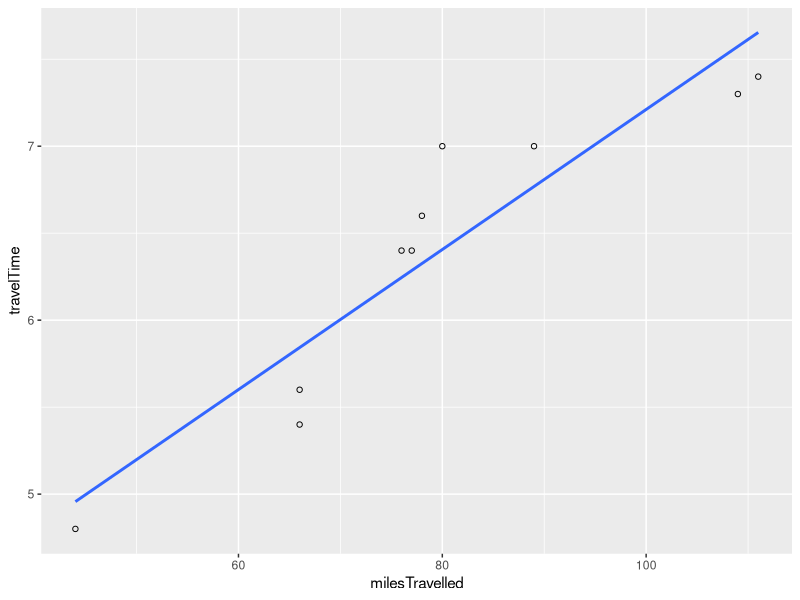
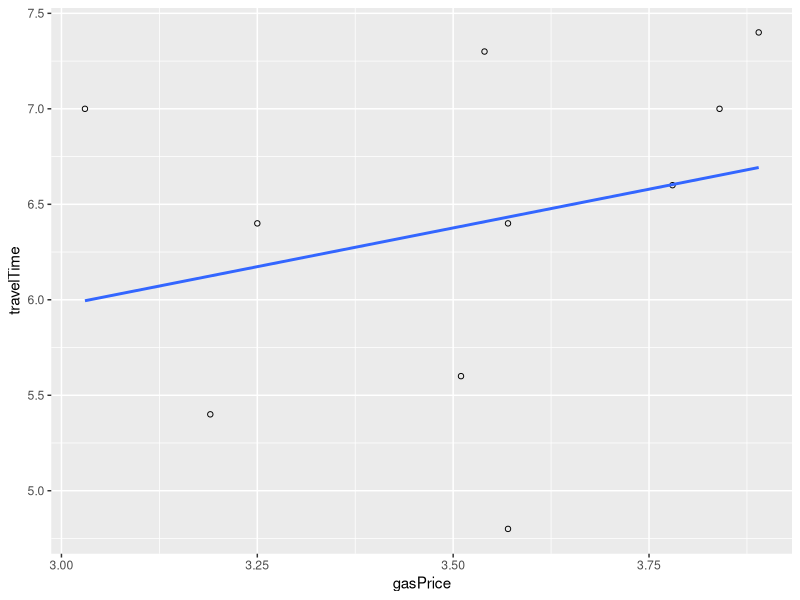
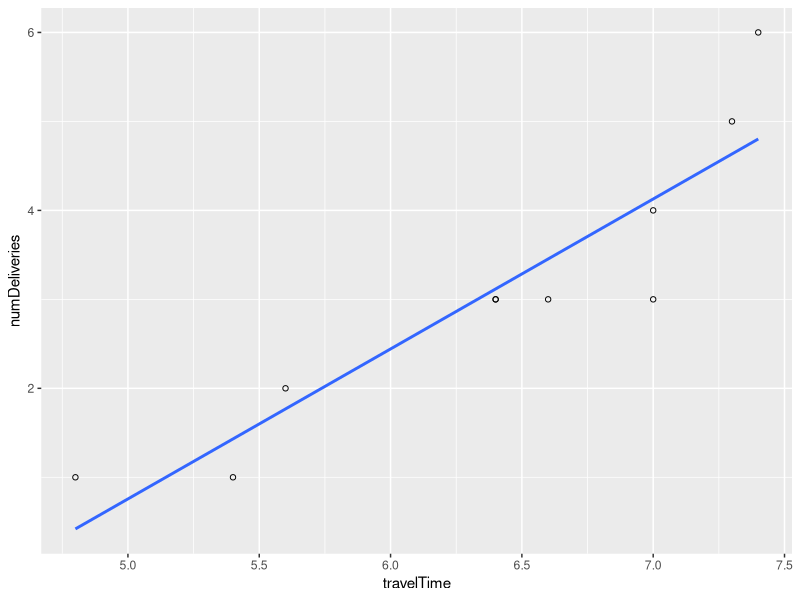
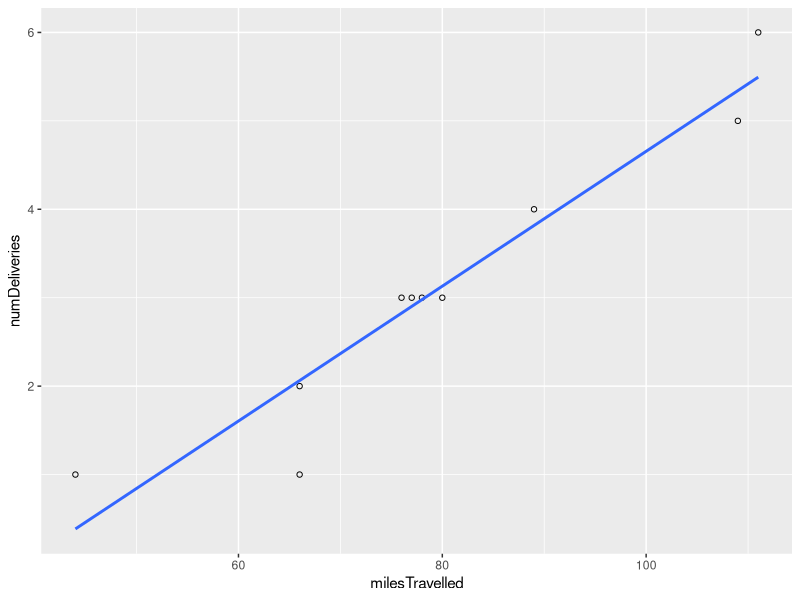
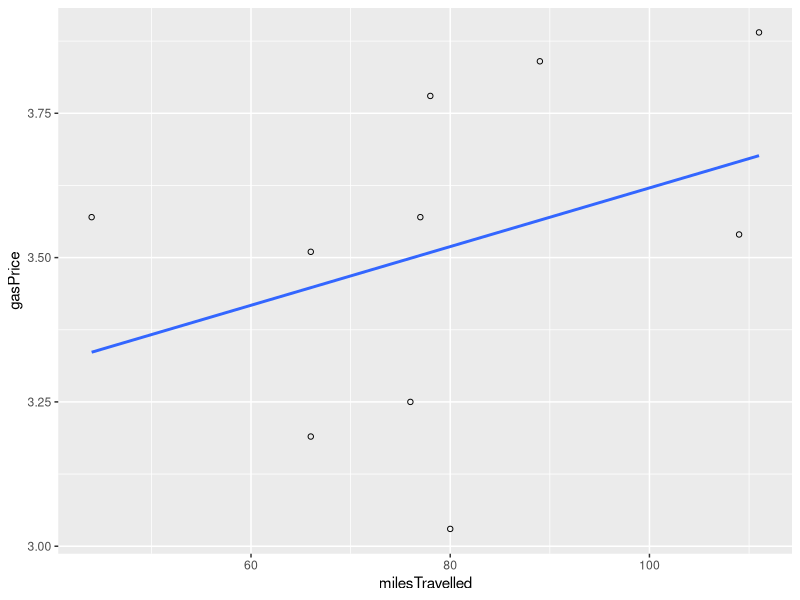
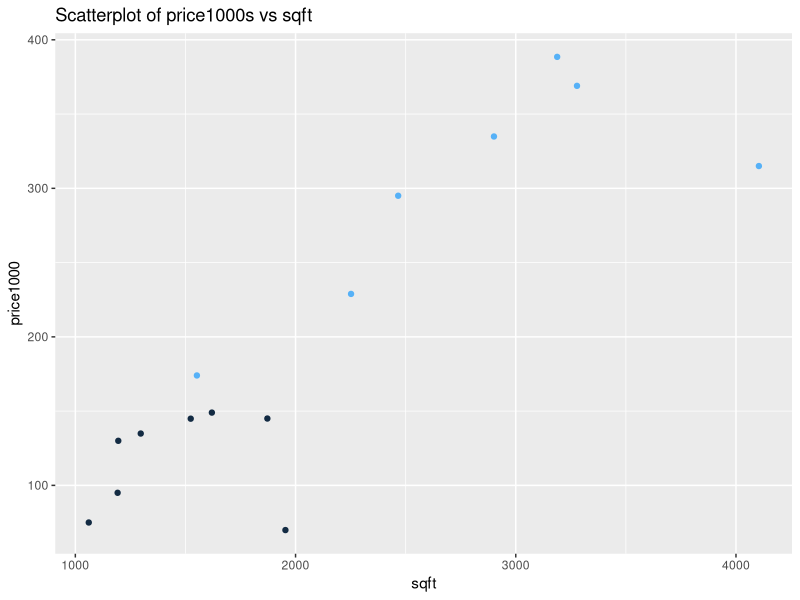

R code for these plots, in order:
## ---- chunk 1
library(tidyverse)
library("Hmisc")
library(car)
## ---- chunk 2
tribble(
  ~milesTravelled, ~numDeliveries,  ~travelTime,
  89, 4, 7,
  66, 1, 5.4,
  78, 3, 6.6,
  111, 6, 7.4,
  44, 1, 4.8,
  77, 3, 6.4,
  80, 3, 7,
  66, 2, 5.6,
  109, 5, 7.3,
  76, 3, 6.4)

# milesTravelled = X1
# numDeliveries = X2
# travelTime = Y
## ---- chunk 3
dat <- tribble(
  ~milesTravelled, ~numDeliveries,  ~travelTime, ~gasPrice,
  89, 4, 7, 3.84,
  66, 1, 5.4, 3.19,
  78, 3, 6.6, 3.78,
  111, 6, 7.4, 3.89,
  44, 1, 4.8, 3.57,
  77, 3, 6.4, 3.57,
  80, 3, 7, 3.03,
  66, 2, 5.6, 3.51,
  109, 5, 7.3, 3.54,
  76, 3, 6.4, 3.25)

# milesTravelled = X1
# numDeliveries = X2
# travelTime = Y
# gasPrice = X3
## ---- chunk 4
ggplot(dat, aes(x=milesTravelled, y=travelTime)) +
    geom_point(shape=1) +    # Use hollow circles
    geom_smooth(method=lm,   # Add linear regression line
                se=FALSE)
## ---- chunk 5
ggplot(dat, aes(x=gasPrice, y=travelTime)) +
    geom_point(shape=1) +    # Use hollow circles
    geom_smooth(method=lm,   # Add linear regression line
                se=FALSE)
## ---- chunk 6
ggplot(dat, aes(x=travelTime, y=numDeliveries)) +
    geom_point(shape=1) +    # Use hollow circles
    geom_smooth(method=lm,   # Add linear regression line
                se=FALSE)
## ---- chunk 7
ggplot(dat, aes(x=milesTravelled, y=numDeliveries)) +
    geom_point(shape=1) +    # Use hollow circles
    geom_smooth(method=lm,   # Add linear regression line
                se=FALSE)

# strong relationship
## ---- chunk 8
ggplot(dat, aes(x=milesTravelled, y=gasPrice)) +
    geom_point(shape=1) +    # Use hollow circles
    geom_smooth(method=lm,   # Add linear regression line
                se=FALSE)

# no pattern
## ---- chunk 9
#library("Hmisc")

cor <- rcorr(as.matrix(dat)); cor
# I can see same result from the matrix; 
  # weak relationship between travelTime and gasPrice => won't be used
  # strong relationship between milesTraveled and numDeliveries => won't be used
## ---- chunk 10
lmMod <- lm(travelTime ~ milesTravelled, data=dat)
## ---- chunk 11
summary(lmMod)
## ---- chunk 12
lmMod <- lm(travelTime ~ numDeliveries, data=dat)
## ---- chunk 13
summary(lmMod)
## ---- chunk 14
lmMod <- lm(travelTime ~ gasPrice, data=dat)
## ---- chunk 15
summary(lmMod)
## ---- chunk 16
summary <- tribble(
  ~f, ~pvalue, ~s, ~R2AdjPercent, ~R2PredPercent, ~x1, ~x2, ~x3,
  49.77, 0.001, 0.34230, 84.42, 79.07, 1, 0 ,0 ,
  41.96, 0.001, 0.36809, 81.99, 70.27,0 , 1,0 ,
  0.62, 0.455, 0.88640, 0.00, 0.00,0 ,0 , 1)
## ---- chunk 17
lmMod <- lm(travelTime ~ milesTravelled + numDeliveries, data=dat)
## ---- chunk 18
summary(lmMod)
## ---- chunk 19
cor(dat$milesTravelled, dat$numDeliveries)
## ---- chunk 20
# To evaluate multicolinearity of multiple regression model, calculating the variance inflation factor (VIF) from the result of lm(). If VIF is more than 10, multicolinearity is strongly suggested.

#library(car)
vif(lm(travelTime ~ milesTravelled + numDeliveries, data=dat))
## ---- chunk 21
lmMod <- lm(travelTime ~ milesTravelled + gasPrice, data=dat)
## ---- chunk 22
summary(lmMod)
## ---- chunk 23
vif(lm(travelTime ~ milesTravelled + gasPrice, data=dat))
## ---- chunk 24
lmMod <- lm(travelTime ~ numDeliveries + gasPrice, data=dat)
## ---- chunk 25
summary(lmMod)
## ---- chunk 26
vif(lm(travelTime ~ numDeliveries + gasPrice, data=dat))
## ---- chunk 27
summary <- tribble(
  ~f, ~pvalue, ~s, ~R2AdjPercent, ~R2PredPercent, ~x1, ~x2, ~x3, ~vif,
  49.77, 0.001, 0.34230, 84.42, 79.07, 1, 0 ,0 , 1.00,
  41.96, 0.001, 0.36809, 81.99, 70.27,0 , 1,0 , 1.00,
  0.62, 0.455, 0.88640, 0.00, 0.00,0 ,0 , 1, 1.00,
  23.72, 0.001, 0.352264, 83.47, 59.95, 1, 1, 0, 11.59,
  22.63, 0.001, 0.35988, 82.78, 68.11, 1,0,1, 1.11,
  27.63, 0.001, 0.32970, 85.55, 71.76, 0, 1,1, 1.30)
## ---- chunk 28
data2 <- tribble(
 ~ price1000, ~sqft, ~exmpHS,
 145, 1872, "not exemplary",
 69.9, 1954, "not exemplary",
 315, 4104, "exemplary",
 144.9, 1524, "not exemplary",
 134.9, 1297, "not exemplary",
 369, 3278, "exemplary",
 95, 1192, "not exemplary",
 228.9, 2252, "exemplary",
 149, 1620, "not exemplary",
 295, 2466, "exemplary",
 388.5, 3188, "exemplary",
 75, 1061, "not exemplary",
 130, 1195, "not exemplary",
 174, 1552, "exemplary",
 334.9, 2901, "exemplary")
## ---- chunk 29
data2 %>% mutate(new = if_else (data2$exmpHS %in%  c("not exemplary"),0,1)) -> data3
## ---- chunk 30
ggplot(data3, aes(x=sqft, y=price1000, color=new)) +
    geom_point()+
    theme(legend.position="none")+
    labs(title = "Scatterplot of price1000s vs sqft")
## ---- chunk 31
 dummyexample <- tribble(
 ~ Region, ~X1, ~X2, ~X3,
 "North", 1, 0, 0,
 "South", 0, 1, 0, 
 "East", 0, 0, 1, 
 "West", 0, 0,0)
## ---- chunk 32
lmMod2 <- lm(price1000 ~ sqft + new, data=data3)
## ---- chunk 33
summary(lmMod2)
## ---- chunk 34
pr <- residuals(lmMod2)/(1 - lm.influence(lmMod2)$hat)
PRESS <- sum(pr^2)
PRESS
## ---- chunk 35
my.anova <- anova(lmMod2)
tss <- sum(my.anova$"Sum Sq")

# predictive R^2
pred.r.squared <- 1 - PRESS/(tss)
pred.r.squared*100
## ---- chunk 36
data3 <- tribble(
 ~ price1000, ~sqft, ~exmpHS, ~region,
 450, 3860, "yes", "south",
 398, 3787, "yes", "north",
 412, 3681, "yes", "south",
 307, 3643, "yes", "north",
 289, 3601, "yes", "east",
 310, 2485, "yes", "south",
 245, 3401, "yes", "west",
 260, 3312, "no", "north",
 290, 3213, "yes", "west",
 332, 3207, "yes", "south",
 377, 3124, "yes", "south",
 322, 3109, "yes", "south",
 383, 3076, "yes", "east",
 404, 3073, "yes", "south",
 371, 3052, "yes", "south")
## ---- chunk 37
data3 %>% 
  mutate(exemplary = if_else (data3$exmpHS %in% c("yes"),1,0),
        region_new = if_else (data3$region %in% c("east"),0, 
                if_else(data3$region %in% c("north"),1,if_else(data3$region %in% c("south"),2,3)))) -> market_data
## ---- chunk 38
market_data %>% 
  mutate(south = ifelse(region_new== 2, 1,0),
          west = ifelse(region_new== 3,1,0),
          north =ifelse(region_new== 1,1,0)) -> final_dataset

# As previously explained, dummy variables are number of variables - 1, that's why one region is missing from data
